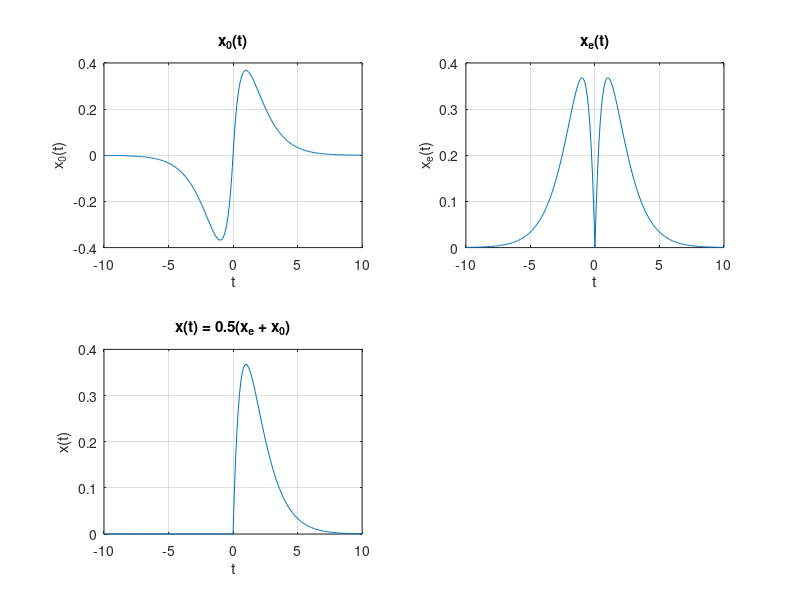
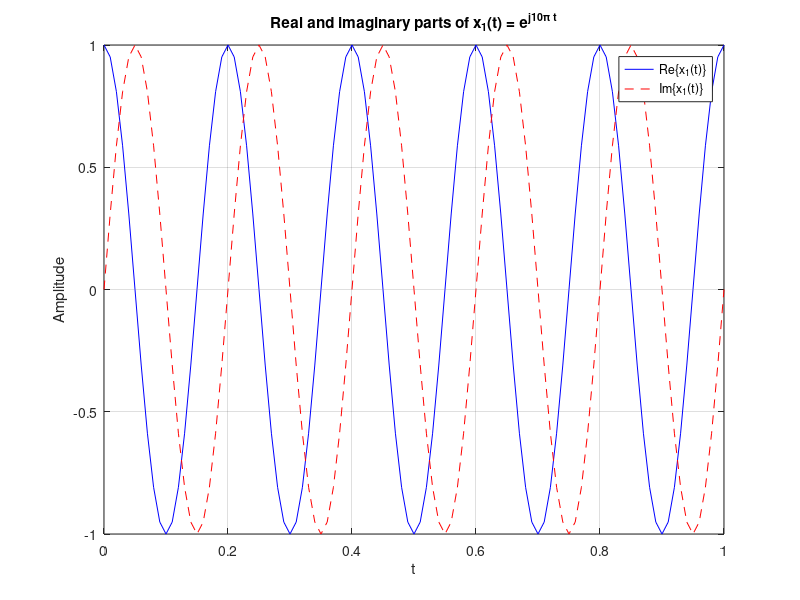

Write MATLAB code to recreate these figures, in order.
t = linspace( -10, 10, 201);

x0 = t .* exp( -abs(t) );

figure;
subplot(2,2, 1);
plot(t, x0);
grid on;
title('x_0(t)');
xlabel('t'); ylabel('x_0(t)');

xe = abs(t) .* exp( -abs(t) );
subplot(2,2,2);
plot(t, xe);
grid on;
title('x_e(t)');
xlabel('t'); ylabel('x_e(t)');

x = 0.5 .* (xe + x0);
subplot(2,2,3);
plot(t, x);
grid on;
title('x(t) = 0.5(x_e + x_0)');
xlabel('t'); ylabel('x(t)');

t = linspace(0, 1, 101);

x1 = exp(j * 10 * pi * t);

x1_real = real(x1);
x1_imag = imag(x1);

figure;
plot(t, x1_real, 'b');
hold on;
plot(t, x1_imag, 'r--');
hold off;

grid on;
xlabel('t');
ylabel('Amplitude');
title('Real and imaginary parts of x_1(t) = e^{j10\pi t}');
legend('Re\{x_1(t)\}', 'Im\{x_1(t)\}');
